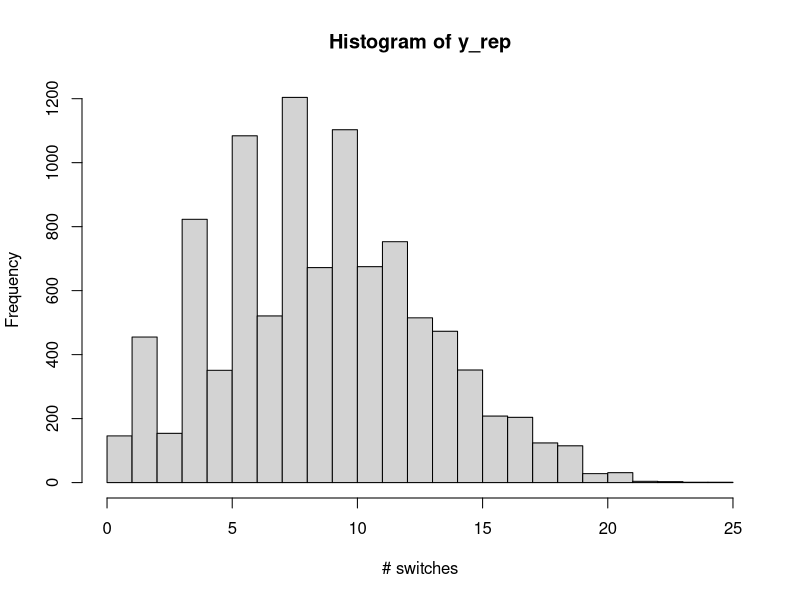

Reproduce this figure in R.
## ---- chunk 1
samples <- 10000
y_rep <- vector(mode = "numeric", length = samples)
for(s in 1:samples) {
  theta <- rbeta(1, 8, 14)
  nzeros <- 0
  nswitches <- 0
  n <- 0
  prev <- 0
  while(nzeros < 13) {
    samp <- rbinom(1, 1, theta)
    if(samp == 0){
      nzeros <- nzeros + 1
    }
    if(samp != prev & n > 0)
    {
      nswitches <- nswitches + 1
    }
    prev <- samp
    n <- n + 1
  }
  y_rep[s] <- nswitches
}

hist(y_rep, breaks = 20, freq = TRUE, xlab = "# switches")
